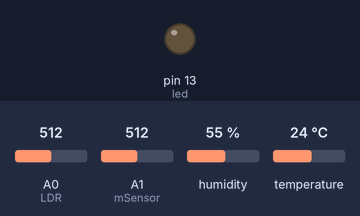
A sketch run on a simulated Arduino Uno, built with avr-gcc and run on an emulated ATmega328P. Parts: output pins drawn as LEDs (lit = HIGH). The test bench sets the inputs (shaded band); at power-on: A1 (mSensor) = 512, A0 (LDR) = 512, humidity 55 %, temperature 24 °C. What the sketch prints to the serial monitor is not drawn.

Above: at 3.8 s.
3.9 s: A1 (mSensor) set to 535
At 4.6 s:
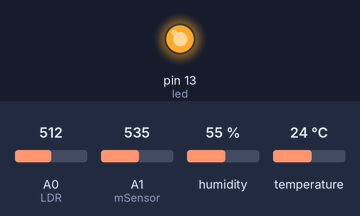
7.8 s: A1 (mSensor) set to 306
At 8.9 s:
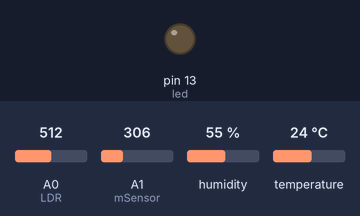
11.7 s: A1 (mSensor) set to 716
At 13.2 s:
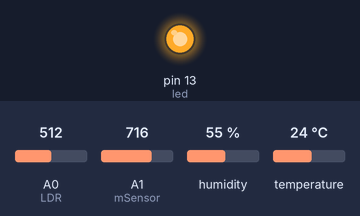
Timing chart, 0 to 14.7 s (numbered marks = the images above; inputs shaded):
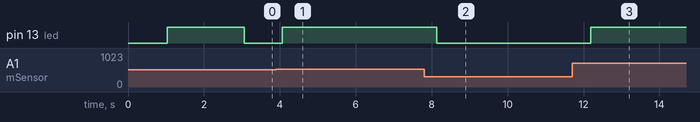

The sketch:

toprakDenetimi.ino
```cpp
#include <DHT.h>
#include <DHT_U.h>
#define DHTTYPE DHT11
#define DHTPIN 2
#include <SoftwareSerial.h>
SoftwareSerial ESPserial(2,3);


DHT dht(DHTPIN, DHTTYPE);
int mSensor = A1;
int msValue =0;
int led = 13;
const int LDR = A0;
boolean flag = false;


void setup() {
  Serial.begin(115200);
  pinMode(mSensor, INPUT);
  pinMode(led, OUTPUT);
  dht.begin();
}

void loop() {
  int lightValue = analogRead(LDR);
  msValue = analogRead(mSensor);
  int percentage = map(msValue, 0, 1023, 0, 100);
  percentage = 100- percentage;

  float h = dht.readHumidity();
  float t = dht.readTemperature();
  float f = dht.readTemperature(true);

  if (isnan(h) || isnan(t) || isnan(f)) {
    Serial.println("Failed to read from DHT sensor!");
    return;
  }
  //float hif = dht.computeHeatIndex(t, h);
  float hic = dht.computeHeatIndex(t, h, false);

  float dewPoint = (t- (100 - h) / 5);
  Serial.print("Humidity: ");
  Serial.print(h);
  Serial.print(" %\t");
  Serial.print("Temperature: ");
  Serial.print(t);
  Serial.print(" *C || ");
  //Serial.print(f);
  //Serial.print(" *F\t");
  Serial.print("Heat index: "); // Hissedilen sıcaklık denilen olay
  Serial.print(hic);
  Serial.print(" *C || ");
  //Serial.print(hif);
  //Serial.print(" *C");
  Serial.print(" Dew Point: "); // Hissedilen sıcaklık denilen olay
  Serial.print(dewPoint);
  Serial.print(" *C || ");

  Serial.print(" Soil Humidity percentage : ");
  Serial.print(percentage);
  Serial.print(" % || ");
  Serial.print(" Light : ");
  Serial.println(lightValue);

  if(percentage >=50 && flag ==false){
    digitalWrite(led, LOW);
    flag = true;
    delay(1000);
  }

  if(percentage <=50 && flag ==true){
    digitalWrite(led, HIGH);
    flag = false;
    delay(1000);
  }


  delay(1000);
}
```

Measured:
- the behaviour switches between 521 and 522 on A1 (mSensor) (found by bisection; images 0 and 1)
- after the input at 3.9 s, pin 13 (led): goes on until 4.1 s, then stays HIGH
- after the input at 7.8 s, pin 13 (led): HIGH → LOW after 0.33 s
- after the input at 11.7 s, pin 13 (led): LOW → HIGH after 0.50 s
